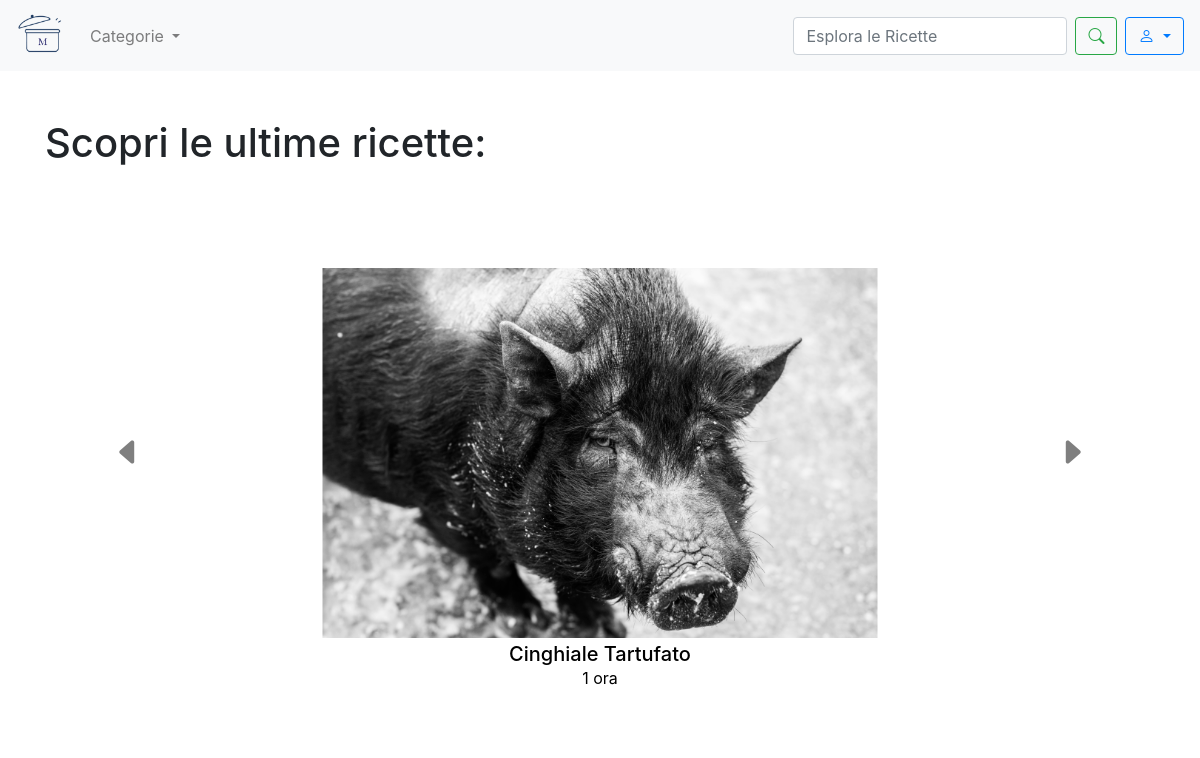
Before: / with the older database file.
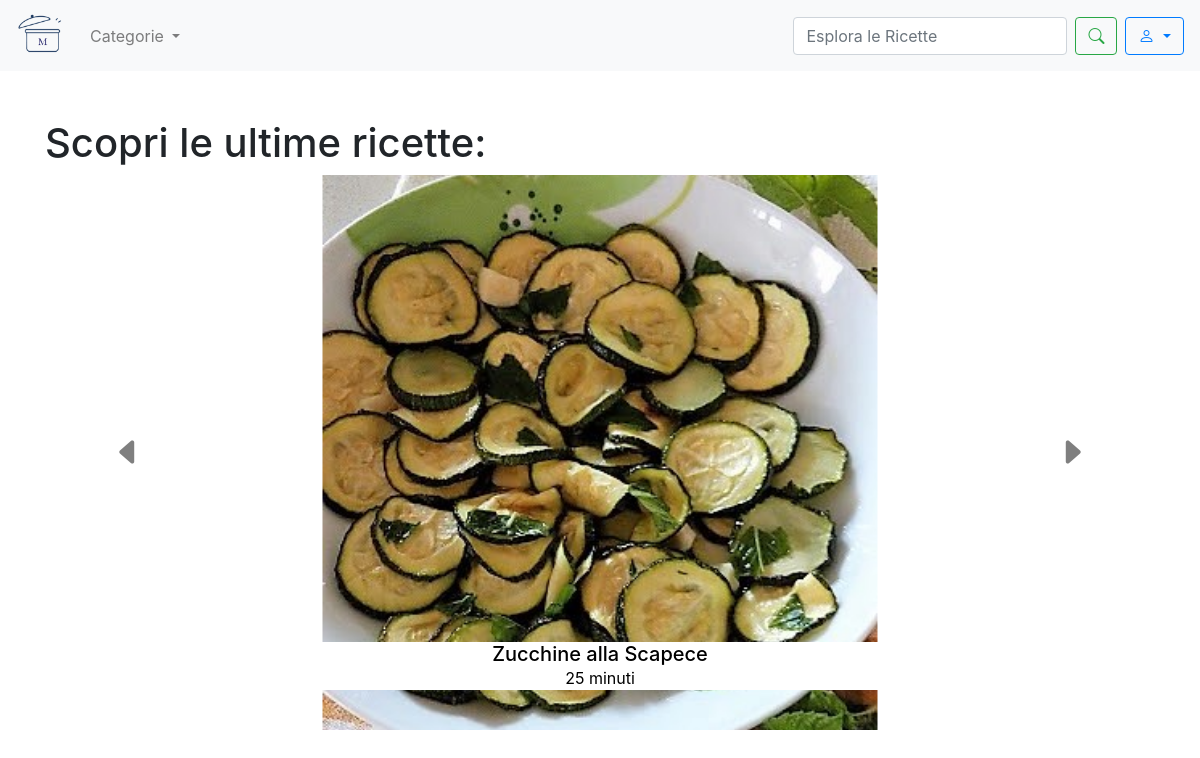
After: the same page with the newer database file.
### sito/models.py (models this page shows, shortened)
class Recipe(models.Model):
    title = models.CharField(max_length=200)
    photo = models.ImageField(upload_to='recipes_photos/', blank=True, null=True)
    preparationtime = models.CharField(help_text="Totale tempo di preparazione (es: 1 hour 30 minutes)", max_length=200,
                                       blank=True, null=True)
    category = models.ForeignKey(Category, on_delete=models.CASCADE)
    user = models.ForeignKey('CustomUser', on_delete=models.CASCADE)
    ingredients = models.TextField()
    instructions = models.TextField()

### sito/views.py (the view)
# urls.py: path("", homepage, name="homepage"),
def homepage(request):
    last_4_recipes = Recipe.objects.order_by('-id')[:4]
    recipe = Recipe.objects.all()
    context = {
        'last_4_recipes': last_4_recipes,
        'recipes': recipe
    }
    return render(request, 'homepage.html', context)

### template/homepage.html (shortened to what this page needs)
<!DOCTYPE html>
{% load static %}
<html lang="it">
<head>
    <link rel="stylesheet" href="https://maxcdn.bootstrapcdn.com/bootstrap/4.5.2/css/bootstrap.min.css">
    <link rel="stylesheet" href="https://cdn.jsdelivr.net/npm/bootstrap-icons/font/bootstrap-icons.css">
</head>
<body>
    <nav class="navbar navbar-expand-lg navbar-light bg-light">
       <a class="navbar-brand" href="{% url 'homepage' %}">
            <img src="{% static 'images/logo.png' %}" alt="Logo" class="d-inline-block align-top" style="width: 50px">
        </a>
            <ul class="navbar-nav mr-auto">
                <li class="nav-item dropdown">
                  <div class="nav-link dropdown-toggle" role="button" data-toggle="dropdown" aria-expanded="false" id="CategoryDropdown">
                    Categorie
                  </div>
                </li>
            </ul>
            <form class="form-inline my-2 my-lg-0" method="GET" action="{% url 'search' %}">
                <input class="form-control mr-sm-2" type="search" name ="q" placeholder="Esplora le Ricette" aria-label="Search">
                <button class="btn btn-outline-success my-2 my-sm-0" type="submit"><i class="bi bi-search"></i></button>
            </form>
            <div class="dropdown ml-2">
                <button class="btn btn-outline-primary dropdown-toggle" type="button" id="userDropdown" data-toggle="dropdown" aria-haspopup="true" aria-expanded="false">
                    <i class="bi bi-person"></i>
                </button>
            </div>
    </nav>
    <div class="container mt-5">
        <h1>Scopri le ultime ricette:</h1>
        <div id="recipeCarousel" class="carousel slide carousel-dark" data-ride="carousel" >
            <div class="carousel-inner ">
                {% for recipe in last_4_recipes %}
                    <div class="carousel-item {% if forloop.first %}active{% endif %} position-relative" >
                        <div class="recipe-image">
                            {% if recipe.photo %}
                                <img src=" {{ recipe.photo.url }} " class="d-block w-50 " alt="foto ricetta"  >
                            {% else %}
                                <img src="{% static 'images/defaultrecipe.jpg' %}" class="d-block w-50" alt="foto ricetta" >
                            {% endif %}
                        </div>
                        <div class="carousel-caption d-none d-md-block">
                            <h5 class="my-0" style="color: black; background-color: white;background-blend-mode: overlay">{{ recipe.title }}</h5>
                            <p class="my-0" style="color: black; background-color: white">{{ recipe.preparationtime }}</p>
                        </div>
                    </div>
                {% endfor %}
            </div>
            <a class="carousel-control-prev " href="#recipeCarousel" role="button" data-slide="prev">
                <i class="bi bi-caret-left-fill" aria-hidden="true" style="color: black; font-size: 2rem"></i>
            </a>
            <a class="carousel-control-next" href="#recipeCarousel" role="button" data-slide="next">
                <i class="bi bi-caret-right-fill" aria-hidden="true" style="color: black; font-size: 2rem"></i>
            </a>
        </div>
    </div>
</body>
</html>

Changed rows visible on the page:
no longer on this page (row edited): Recipe: photo (picture), title "Cinghiale Tartufato", preparationtime "1 ora"
added Recipe: photo (picture), title "Zucchine alla Scapece", preparationtime "25 minuti"
